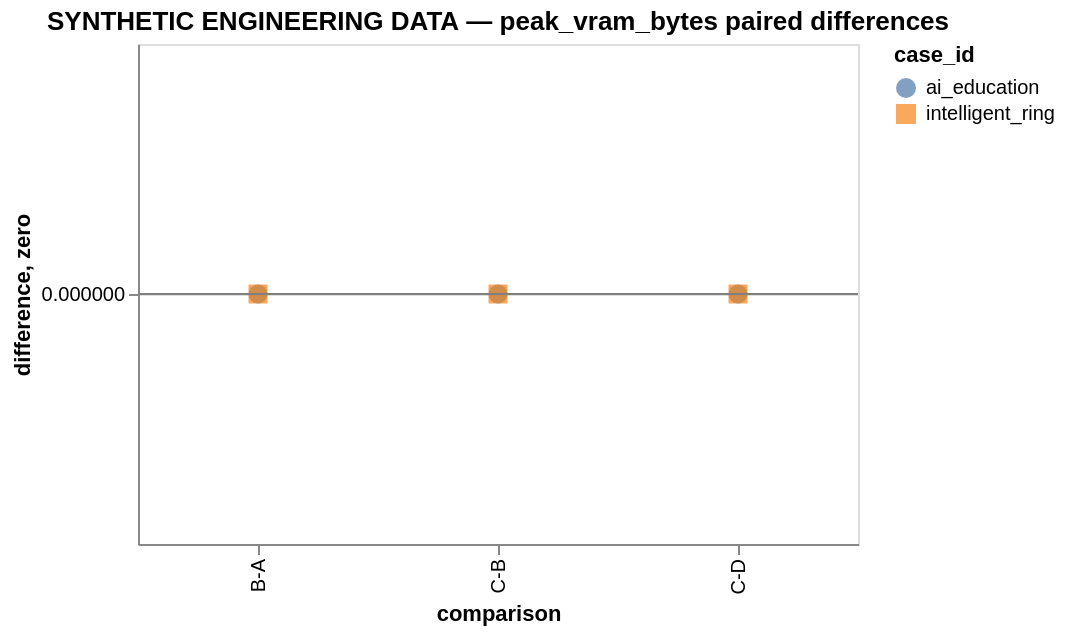

The specification (Vega-Lite) saved for this image:
### Vega-Lite specification from a JSON file in a GitHub repository (floating-point values rounded to 4 significant figures)
{"config": {"view": {"continuousWidth": 300, "continuousHeight": 300}}, "layer": [{"data": {"values": [{"case_id": "ai_education", "comparison": "B-A", "difference": 0}, {"case_id": "intelligent_ring", "comparison": "B-A", "difference": 0}, {"case_id": "ai_education", "comparison": "C-B", "difference": 0}, {"case_id": "intelligent_ring", "comparison": "C-B", "difference": 0}, {"case_id": "ai_education", "comparison": "C-D", "difference": 0}, {"case_id": "intelligent_ring", "comparison": "C-D", "difference": 0}]}, "mark": {"type": "point", "filled": true, "size": 90}, "encoding": {"color": {"field": "case_id", "type": "nominal"}, "shape": {"field": "case_id", "type": "nominal"}, "tooltip": [{"field": "case_id", "type": "nominal"}, {"field": "comparison", "type": "nominal"}, {"field": "difference", "type": "quantitative"}], "x": {"field": "comparison", "sort": ["B-A", "C-B", "C-D"], "type": "nominal"}, "y": {"field": "difference", "type": "quantitative"}}, "title": "SYNTHETIC ENGINEERING DATA — peak_vram_bytes paired differences"}, {"data": {"values": [{"zero": 0}]}, "mark": {"type": "rule", "color": "gray"}, "encoding": {"y": {"field": "zero", "type": "quantitative"}}}], "height": 250, "width": 360, "$schema": "https://vega.github.io/schema/vega-lite/v6.4.1.json"}
